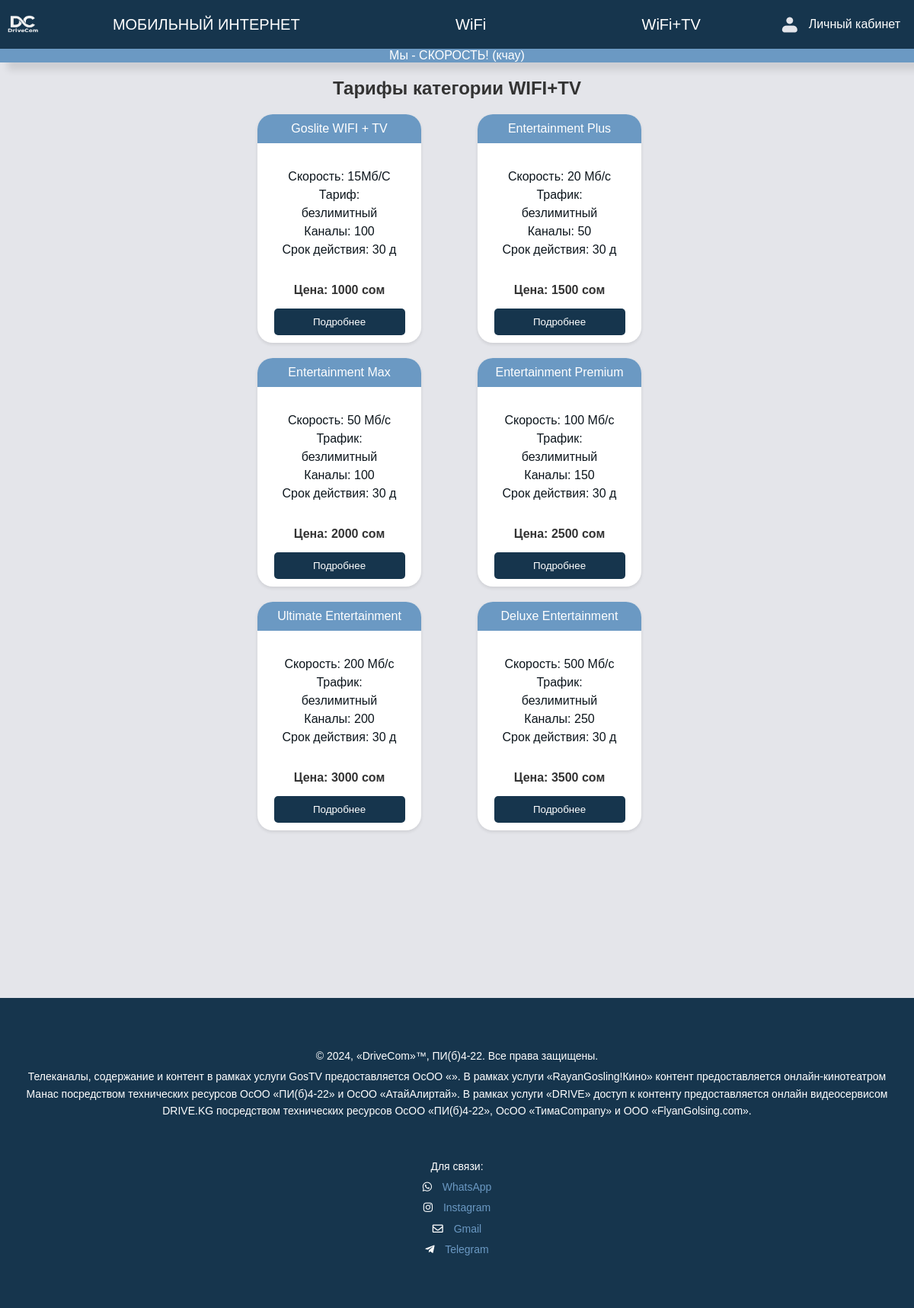
The app's page /wifi_tv/ with its own data.
### mainapp/models.py (models this page shows, shortened)
class Service(models.Model):
    CATEGORY_CHOICES = (
        ('mobile_internet', 'Мобильный интернет'),
        ('wifi', 'Wi-Fi'),
        ('wifi_tv', 'Wi-Fi + ТВ'),
    )
    name = models.CharField('Название', max_length=100)
    category = models.CharField('Категория', max_length=20, choices=CATEGORY_CHOICES)
    description = models.TextField('Описание услуги')
    price = models.IntegerField('Цена услуги')

### mainapp/views.py (the view)
# urls.py: path('wifi_tv/', views.wifi_tv, name='wifi_tv'),
def wifi_tv(request):
    services = Service.objects.filter(category='wifi_tv')
    return render(request, 'mainapp/wifi_tv.html', {'services': services})

### mainapp/templates/mainapp/wifi_tv.html (shortened to what this page needs)
{% load static %}
<!DOCTYPE html>
<html lang="en">
<head>
    <link rel="stylesheet" href="{% static 'mainapp/css/category.css'%}">
</head>
<body>
    <header>
        <div class="logo">
            <a href="/">
                <img src="{% static 'mainapp/img/logo.png' %}" alt="Logo" width="40" height="40">
            </a>
        </div>
        <div class="buttons">
            <button class="mobile_internet-button" onclick="redirectToCategory('mobile_internet')">МОБИЛЬНЫЙ ИНТЕРНЕТ</button>
            <button class="WIFI-button" onclick="redirectToCategory('wifi')">WiFi</button>
            <button class="WIFI+TV-button" onclick="redirectToCategory('wifi_tv')">WiFi+TV</button>
    </div>
    <div class="profile-button">
        <button class="profile-button" onclick="window.location.href='/profile/'" >
            <img src="{% static 'mainapp/img/icon-profile.png' %}" alt="Иконка профиля">
            <span>Личный кабинет</span>
        </button>
    </div>
    </header>
    <div class = "slogan">
        Мы - СКОРОСТЬ! (кчау)
    </div>
<section class="block2">
    <h2 class="h2service">Тарифы категории WIFI+TV</h2>
    <div class="service-cards">
        {% for service in services %}
        <div class="service-card">
            <div class="service-name">
                <p>{{ service.name }}</p>
            </div>
            <div class="service-description">
                <p>{{ service.description |linebreaks }}</p>
            </div>
            <div class="price">
                <p>Цена: {{ service.price }} сом</p>
            </div>
            <button class="details-button" onclick="window.location.href='{% url 'service_detail' service.id %}'">Подробнее</button>
        </div>
        {% endfor %}
    </div>
</section>
    <link rel="stylesheet" href="https://cdnjs.cloudflare.com/ajax/libs/font-awesome/5.15.4/css/all.min.css">
<footer>
    <div class="footer-content">
        <div class="footer-text">
            <p>© 2024, «DriveCom»™, ПИ(б)4-22. Все права защищены.
            </p>
            <p>Телеканалы, содержание и контент в рамках услуги GosTV предоставляется ОсОО «». В рамках услуги «RayanGosling!Кино» контент предоставляется онлайн-кинотеатром Манас посредством технических ресурсов ОсОО «ПИ(б)4-22» и ОсОО «АтайАлиртай». В рамках услуги «DRIVE» доступ к контенту предоставляется онлайн видеосервисом DRIVE.KG посредством технических ресурсов ОсОО «ПИ(б)4-22», ОсОО «ТимаCompany» и ООО «FlyanGolsing.com».</p>
        </div>
        <div class="contact-info">
            <p>Для связи:</p>
            <p><i class="fab fa-whatsapp"></i>  <a href="https://wa.me/+996552527370" target="_blank">WhatsApp</a></p>
            <p><i class="fab fa-instagram"></i>  <a href="https://instagram.com/tima_drobovik" target="_blank">Instagram</a></p>
            <p><i class="far fa-envelope"></i>  <a href="mailto:mapotfaya@gmail.com">Gmail</a></p>
            <p><i class="fab fa-telegram-plane"></i>  <a href="https://t.me/whammbamm" target="_blank">Telegram</a></p>
        </div>
    </div>
</footer>
</body>
</html>

### mainapp/static/mainapp/css/category.css (style rules this page uses)
* { margin: 0; padding: 0; box-sizing: border-box; }
body { font-family: Arial, sans-serif; background-color: #E4E5EA; color: #333; }
header { background-color: #16354d; color: #fff; padding: 10px; display: flex; justify-content: space-between; align-items: center; }
.logo a { color: #fff; text-decoration: none; }
.buttons button { border: none; background: none; font-size: 20px; color: #FFFFFF; text-decoration: none; cursor: pointer; margin-right: 200px; }
.buttons button:last-child { margin-right: 0; }
.profile-button button { background-color: transparent; color: #fff; border: none; padding: 8px; font-size: 16px; cursor: pointer; transition: background-color 0.3s ease; display: flex; align-items:center; }
.profile-button { text-decoration: none; color:FFFFFF; }
.profile-button span { margin-left: 10px; }
.profile-button button img { margin-right: 5px; }
.slogan { width: auto; height: 39; background-color: #6B99C3; color: #FFFFFF; text-align: center; padding: 10; box-shadow: 10px 10px 10px rgba(0, 0, 0, 0.1); margin-bottom: 50; }
.block2 { margin-bottom: 20px; padding-left: 311px; padding-right: 311px; }
.h2service { margin-top: 20px; display: flex; justify-content: center; margin-bottom: 20px; }
.service-cards { display: flex; flex-wrap: wrap; justify-content: space-around; }
.service-card { height: 300px; width: 215px; padding: 20px; margin-bottom: 20px; background-color: #fff; border-radius: 20px; box-shadow: 0 2px 4px rgba(0, 0, 0, 0.1); margin-right: 20px; text-align: center; position: relative; }
.service-description { font-size: 16px; color: #0C151C; line-height: 1.5; padding: 10px; margin-top: 40px; }
.price { font-weight: bold; position: absolute; bottom: 60px; left: 0; width: 100%; }
.details-button { position: absolute; bottom: 10px; left: 50%; transform: translateX(-50%); padding: 10px 20px; background-color: #16354d; color: white; border: none; border-radius: 5px; cursor: pointer; transition: background-color 0.3s ease; width: 80% }
.service-name { background-color: #6b99c3; color: white; padding: 10px; border-top-left-radius: 20px; border-top-right-radius: 20px; position: absolute; top: 0; left: 0; right: 0; text-align: center; }
footer { background-color: #16354d; color: white; padding: 50px 20px; margin-top: 200px; text-align: center; }
.footer-content { max-width: 1200px; margin: 0 auto; }
.footer-text, .contact-info { line-height: 1.6; padding: 10px; font-size: 14px; }
.footer-text p, .contact-info p { margin: 5px 0; }
.contact-info { margin-top: 20px; }
.contact-info a { color: #6B99C3; text-decoration: none; }
.contact-info i { margin-right: 10px; }

### records on screen
Service: name "Goslite WIFI + TV", description "Скорость: 15Мб/С Тариф: безлимитный Каналы: 100 Срок действия: 30 д", price "1000"
Service: name "Entertainment Plus", description "Скорость: 20 Мб/с Трафик: безлимитный Каналы: 50 Срок действия: 30 д", price "1500"
Service: name "Entertainment Max", description "Скорость: 50 Мб/с Трафик: безлимитный Каналы: 100 Срок действия: 30 д", price "2000"
Service: name "Entertainment Premium", description "Скорость: 100 Мб/с Трафик: безлимитный Каналы: 150 Срок действия: 30 д", price "2500"
Service: name "Ultimate Entertainment", description "Скорость: 200 Мб/с Трафик: безлимитный Каналы: 200 Срок действия: 30 д", price "3000"
Service: name "Deluxe Entertainment", description "Скорость: 500 Мб/с Трафик: безлимитный Каналы: 250 Срок действия: 30 д", price "3500"
